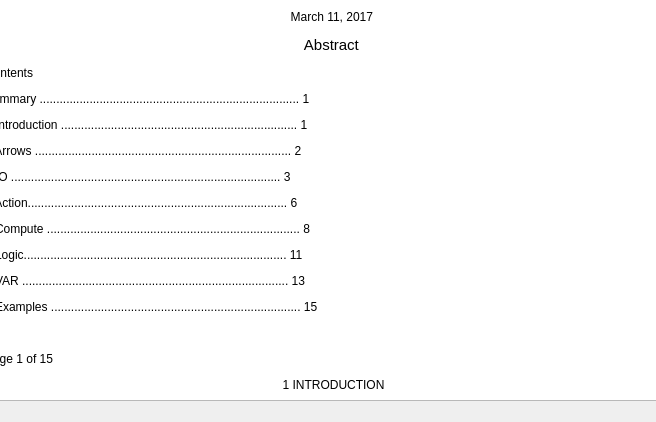
<?xml version="1.0" encoding="UTF-8"?>
<ui version="4.0">
 <class>oDocument</class>
 <widget class="QDialog" name="oDocument">
  <property name="geometry">
   <rect>
    <x>0</x>
    <y>0</y>
    <width>656</width>
    <height>422</height>
   </rect>
  </property>
  <property name="windowTitle">
   <string>Dialog</string>
  </property>
  <widget class="QTextBrowser" name="textBrowser">
   <property name="geometry">
    <rect>
     <x>-20</x>
     <y>-30</y>
     <width>721</width>
     <height>431</height>
    </rect>
   </property>
   <property name="html">
    <string>&lt;!DOCTYPE HTML PUBLIC &quot;-//W3C//DTD HTML 4.0//EN&quot; &quot;http://www.w3.org/TR/REC-html40/strict.dtd&quot;&gt;
&lt;html&gt;&lt;head&gt;&lt;meta name=&quot;qrichtext&quot; content=&quot;1&quot; /&gt;&lt;style type=&quot;text/css&quot;&gt;
p, li { white-space: pre-wrap; }
&lt;/style&gt;&lt;/head&gt;&lt;body style=&quot; font-family:'SimSun'; font-size:9pt; font-weight:400; font-style:normal;&quot; bgcolor=&quot;#ffffff&quot;&gt;
&lt;p align=&quot;center&quot; style=&quot; margin-top:12px; margin-bottom:12px; margin-left:0px; margin-right:0px; -qt-block-indent:0; text-indent:0px;&quot;&gt;&lt;span style=&quot; font-family:'Courier New'; font-size:14pt; font-weight:600;&quot;&gt;Widget Manual&lt;/span&gt;&lt;span style=&quot; font-size:14pt; font-weight:600;&quot;&gt; &lt;/span&gt;&lt;/p&gt;
&lt;p align=&quot;center&quot; style=&quot; margin-top:12px; margin-bottom:12px; margin-left:0px; margin-right:0px; -qt-block-indent:0; text-indent:0px;&quot;&gt;&lt;span style=&quot; font-family:'Courier New';&quot;&gt;March 11, 2017&lt;/span&gt; &lt;/p&gt;
&lt;p align=&quot;center&quot; style=&quot; margin-top:12px; margin-bottom:12px; margin-left:0px; margin-right:0px; -qt-block-indent:0; text-indent:0px;&quot;&gt;&lt;span style=&quot; font-family:'Courier New'; font-size:11pt;&quot;&gt;Abstract&lt;/span&gt;&lt;span style=&quot; font-size:11pt;&quot;&gt; &lt;/span&gt;&lt;/p&gt;
&lt;p style=&quot; margin-top:12px; margin-bottom:12px; margin-left:0px; margin-right:0px; -qt-block-indent:0; text-indent:0px;&quot;&gt;&lt;span style=&quot; font-family:'Courier New';&quot;&gt;Contents&lt;/span&gt; &lt;/p&gt;
&lt;p style=&quot; margin-top:12px; margin-bottom:12px; margin-left:0px; margin-right:0px; -qt-block-indent:0; text-indent:0px;&quot;&gt;&lt;span style=&quot; font-family:'Courier New';&quot;&gt;Summary .............................................................................. 1&lt;/span&gt; &lt;/p&gt;
&lt;p style=&quot; margin-top:12px; margin-bottom:12px; margin-left:0px; margin-right:0px; -qt-block-indent:0; text-indent:0px;&quot;&gt;&lt;span style=&quot; font-family:'Courier New';&quot;&gt;1 Introduction ....................................................................... 1&lt;/span&gt; &lt;/p&gt;
&lt;p style=&quot; margin-top:12px; margin-bottom:12px; margin-left:0px; margin-right:0px; -qt-block-indent:0; text-indent:0px;&quot;&gt;&lt;span style=&quot; font-family:'Courier New';&quot;&gt;2 Arrows ............................................................................. 2&lt;/span&gt; &lt;/p&gt;
&lt;p style=&quot; margin-top:12px; margin-bottom:12px; margin-left:0px; margin-right:0px; -qt-block-indent:0; text-indent:0px;&quot;&gt;&lt;span style=&quot; font-family:'Courier New';&quot;&gt;3 IO ................................................................................. 3&lt;/span&gt; &lt;/p&gt;
&lt;p style=&quot; margin-top:12px; margin-bottom:12px; margin-left:0px; margin-right:0px; -qt-block-indent:0; text-indent:0px;&quot;&gt;&lt;span style=&quot; font-family:'Courier New';&quot;&gt;4 Action.............................................................................. 6&lt;/span&gt; &lt;/p&gt;
&lt;p style=&quot; margin-top:12px; margin-bottom:12px; margin-left:0px; margin-right:0px; -qt-block-indent:0; text-indent:0px;&quot;&gt;&lt;span style=&quot; font-family:'Courier New';&quot;&gt;5 Compute ............................................................................ 8&lt;/span&gt; &lt;/p&gt;
&lt;p style=&quot; margin-top:12px; margin-bottom:12px; margin-left:0px; margin-right:0px; -qt-block-indent:0; text-indent:0px;&quot;&gt;&lt;span style=&quot; font-family:'Courier New';&quot;&gt;6 Logic............................................................................... 11&lt;/span&gt; &lt;/p&gt;
&lt;p style=&quot; margin-top:12px; margin-bottom:12px; margin-left:0px; margin-right:0px; -qt-block-indent:0; text-indent:0px;&quot;&gt;&lt;span style=&quot; font-family:'Courier New';&quot;&gt;7 VAR ................................................................................ 13&lt;/span&gt; &lt;/p&gt;
&lt;p style=&quot; margin-top:12px; margin-bottom:12px; margin-left:0px; margin-right:0px; -qt-block-indent:0; text-indent:0px;&quot;&gt;&lt;span style=&quot; font-family:'Courier New';&quot;&gt;8 Examples ........................................................................... 15&lt;/span&gt; &lt;/p&gt;
&lt;p style=&quot; margin-top:12px; margin-bottom:12px; margin-left:0px; margin-right:0px; -qt-block-indent:0; text-indent:0px;&quot;&gt;&lt;span style=&quot; font-family:'Courier New';&quot;&gt; 2&lt;/span&gt; &lt;/p&gt;
&lt;p style=&quot; margin-top:12px; margin-bottom:12px; margin-left:0px; margin-right:0px; -qt-block-indent:0; text-indent:0px;&quot;&gt;&lt;span style=&quot; font-family:'Courier New';&quot;&gt;Page 1 of 15&lt;/span&gt;&lt;/p&gt;
&lt;p align=&quot;center&quot; style=&quot; margin-top:12px; margin-bottom:12px; margin-left:0px; margin-right:0px; -qt-block-indent:0; text-indent:0px;&quot;&gt;&lt;span style=&quot; font-family:'Courier New';&quot;&gt; 1 INTRODUCTION&lt;/span&gt; &lt;/p&gt;
&lt;p style=&quot; margin-top:12px; margin-bottom:12px; margin-left:0px; margin-right:0px; -qt-block-indent:0; text-indent:0px;&quot;&gt;&lt;span style=&quot; font-family:'Courier New';&quot;&gt;1 Introduction&lt;/span&gt; &lt;/p&gt;
&lt;p style=&quot; margin-top:12px; margin-bottom:12px; margin-left:0px; margin-right:0px; -qt-block-indent:0; text-indent:0px;&quot;&gt;&lt;span style=&quot; font-family:'Courier New';&quot;&gt;Widgets are divided into five kinds with different shapes:&lt;/span&gt; &lt;/p&gt;
&lt;p style=&quot; margin-top:12px; margin-bottom:12px; margin-left:0px; margin-right:0px; -qt-block-indent:0; text-indent:0px;&quot;&gt;&lt;span style=&quot; font-family:'Courier New';&quot;&gt;_ IO&lt;/span&gt; &lt;/p&gt;
&lt;p style=&quot; margin-top:12px; margin-bottom:12px; margin-left:0px; margin-right:0px; -qt-block-indent:0; text-indent:0px;&quot;&gt;&lt;span style=&quot; font-family:'Courier New';&quot;&gt;_ Action&lt;/span&gt; &lt;/p&gt;
&lt;p style=&quot; margin-top:12px; margin-bottom:12px; margin-left:0px; margin-right:0px; -qt-block-indent:0; text-indent:0px;&quot;&gt;&lt;span style=&quot; font-family:'Courier New';&quot;&gt;_ Compute _ Logic&lt;/span&gt; &lt;/p&gt;
&lt;p style=&quot; margin-top:12px; margin-bottom:12px; margin-left:0px; margin-right:0px; -qt-block-indent:0; text-indent:0px;&quot;&gt;&lt;span style=&quot; font-family:'Courier New';&quot;&gt;_ VAR&lt;/span&gt; &lt;/p&gt;
&lt;p style=&quot; margin-top:12px; margin-bottom:12px; margin-left:0px; margin-right:0px; -qt-block-indent:0; text-indent:0px;&quot;&gt;&lt;span style=&quot; font-family:'Courier New';&quot;&gt;To connect widgets, two ways are offered.You can use: Define Arrows:&lt;/span&gt; &lt;/p&gt;
&lt;p style=&quot; margin-top:12px; margin-bottom:12px; margin-left:0px; margin-right:0px; -qt-block-indent:0; text-indent:0px;&quot;&gt;&lt;span style=&quot; font-family:'Courier New';&quot;&gt;_ OUT for output or imply the sequence to execute the program _ IN for input or imply the sequence to execute the program&lt;/span&gt; &lt;/p&gt;
&lt;p style=&quot; margin-top:12px; margin-bottom:12px; margin-left:0px; margin-right:0px; -qt-block-indent:0; text-indent:0px;&quot;&gt;&lt;span style=&quot; font-family:'Courier New';&quot;&gt;_ UP arrows that locates at the top of widgets&lt;/span&gt; &lt;/p&gt;
&lt;p style=&quot; margin-top:12px; margin-bottom:12px; margin-left:0px; margin-right:0px; -qt-block-indent:0; text-indent:0px;&quot;&gt;&lt;span style=&quot; font-family:'Courier New';&quot;&gt;_ DOWN arrows that locates at the bottom of widgets&lt;/span&gt; &lt;/p&gt;
&lt;p style=&quot; margin-top:12px; margin-bottom:12px; margin-left:0px; margin-right:0px; -qt-block-indent:0; text-indent:0px;&quot;&gt;&lt;span style=&quot; font-family:'Courier New';&quot;&gt;_ LEFT arrows that locates at the left of widgets&lt;/span&gt; &lt;/p&gt;
&lt;p style=&quot; margin-top:12px; margin-bottom:12px; margin-left:0px; margin-right:0px; -qt-block-indent:0; text-indent:0px;&quot;&gt;&lt;span style=&quot; font-family:'Courier New';&quot;&gt;_ RIGHT arrows that locates at the right of widgets&lt;/span&gt; &lt;/p&gt;
&lt;p style=&quot; margin-top:12px; margin-bottom:12px; margin-left:0px; margin-right:0px; -qt-block-indent:0; text-indent:0px;&quot;&gt;&lt;span style=&quot; font-family:'Courier New';&quot;&gt;Symbols can be combined like OUT-DOWN, meaning this arrow locates at the bottom of the widget and acts as an output of data(or just tell you the next widgets to execute).&lt;/span&gt; &lt;/p&gt;
&lt;p style=&quot; margin-top:12px; margin-bottom:12px; margin-left:0px; margin-right:0px; -qt-block-indent:0; text-indent:0px;&quot;&gt;&lt;span style=&quot; font-family:'Courier New';&quot;&gt;Or:&lt;/span&gt; &lt;/p&gt;
&lt;p style=&quot; margin-top:12px; margin-bottom:12px; margin-left:0px; margin-right:0px; -qt-block-indent:0; text-indent:0px;&quot;&gt;&lt;span style=&quot; font-family:'Courier New';&quot;&gt;Contain several widgets in a Logic, meaning applying that logic to those widgets.&lt;/span&gt; &lt;/p&gt;
&lt;p style=&quot; margin-top:12px; margin-bottom:12px; margin-left:0px; margin-right:0px; -qt-block-indent:0; text-indent:0px;&quot;&gt;&lt;span style=&quot; font-family:'Courier New';&quot;&gt; 1&lt;/span&gt; &lt;/p&gt;
&lt;p style=&quot; margin-top:12px; margin-bottom:12px; margin-left:0px; margin-right:0px; -qt-block-indent:0; text-indent:0px;&quot;&gt;&lt;span style=&quot; font-family:'Courier New';&quot;&gt;Page 2 of 15 &lt;/span&gt;&lt;/p&gt;
&lt;p align=&quot;center&quot; style=&quot; margin-top:12px; margin-bottom:12px; margin-left:0px; margin-right:0px; -qt-block-indent:0; text-indent:0px;&quot;&gt;&lt;span style=&quot; font-family:'Courier New';&quot;&gt;2 ARROWS&lt;/span&gt; &lt;/p&gt;
&lt;p style=&quot; margin-top:12px; margin-bottom:12px; margin-left:0px; margin-right:0px; -qt-block-indent:0; text-indent:0px;&quot;&gt;&lt;span style=&quot; font-family:'Courier New';&quot;&gt;  In some situations, ”brick” is used to refer to widget.&lt;/span&gt; &lt;/p&gt;
&lt;p style=&quot; margin-top:12px; margin-bottom:12px; margin-left:0px; margin-right:0px; -qt-block-indent:0; text-indent:0px;&quot;&gt;&lt;span style=&quot; font-family:'Courier New';&quot;&gt;2 Arrows&lt;/span&gt; &lt;/p&gt;
&lt;p style=&quot; margin-top:12px; margin-bottom:12px; margin-left:0px; margin-right:0px; -qt-block-indent:0; text-indent:0px;&quot;&gt;&lt;span style=&quot; font-family:'Courier New';&quot;&gt;This is a small section describing how to use arrows. In the future, it may be expanded.&lt;/span&gt; &lt;/p&gt;
&lt;p style=&quot; margin-top:12px; margin-bottom:12px; margin-left:0px; margin-right:0px; -qt-block-indent:0; text-indent:0px;&quot;&gt;&lt;span style=&quot; font-family:'Courier New';&quot;&gt;Arrows can be joint or separated as following:&lt;/span&gt; &lt;/p&gt;
&lt;p style=&quot; margin-top:12px; margin-bottom:12px; margin-left:0px; margin-right:0px; -qt-block-indent:0; text-indent:0px;&quot;&gt;&lt;span style=&quot; font-family:'Courier New';&quot;&gt;2&lt;/span&gt; &lt;/p&gt;
&lt;p style=&quot; margin-top:12px; margin-bottom:12px; margin-left:0px; margin-right:0px; -qt-block-indent:0; text-indent:0px;&quot;&gt;&lt;span style=&quot; font-family:'Courier New';&quot;&gt;Page3of15&lt;/span&gt;&lt;/p&gt;
&lt;p align=&quot;center&quot; style=&quot; margin-top:12px; margin-bottom:12px; margin-left:0px; margin-right:0px; -qt-block-indent:0; text-indent:0px;&quot;&gt;&lt;span style=&quot; font-family:'Courier New';&quot;&gt; 3 IO&lt;/span&gt; &lt;/p&gt;
&lt;p style=&quot; margin-top:12px; margin-bottom:12px; margin-left:0px; margin-right:0px; -qt-block-indent:0; text-indent:0px;&quot;&gt;&lt;span style=&quot; font-family:'Courier New';&quot;&gt;  Amounts are not limited.&lt;/span&gt; &lt;/p&gt;
&lt;p style=&quot; margin-top:12px; margin-bottom:12px; margin-left:0px; margin-right:0px; -qt-block-indent:0; text-indent:0px;&quot;&gt;&lt;span style=&quot; font-family:'Courier New';&quot;&gt;While several arrows are joint, it means the next widget to execute of both ways is the same one.&lt;/span&gt; &lt;/p&gt;
&lt;p style=&quot; margin-top:12px; margin-bottom:12px; margin-left:0px; margin-right:0px; -qt-block-indent:0; text-indent:0px;&quot;&gt;&lt;span style=&quot; font-family:'Courier New';&quot;&gt;While an arrow is separated into several arrows, it means:&lt;/span&gt; &lt;/p&gt;
&lt;p style=&quot; margin-top:12px; margin-bottom:12px; margin-left:0px; margin-right:0px; -qt-block-indent:0; text-indent:0px;&quot;&gt;&lt;span style=&quot; font-family:'Courier New';&quot;&gt;_ The value/variable is conveyed to several widgets&lt;/span&gt; &lt;/p&gt;
&lt;p style=&quot; margin-top:12px; margin-bottom:12px; margin-left:0px; margin-right:0px; -qt-block-indent:0; text-indent:0px;&quot;&gt;&lt;span style=&quot; font-family:'Courier New';&quot;&gt;_ The next widgets to execute are more than one. It’s shall be informed that this way is how we realize parallel performing.&lt;/span&gt; &lt;/p&gt;
&lt;p style=&quot; margin-top:12px; margin-bottom:12px; margin-left:0px; margin-right:0px; -qt-block-indent:0; text-indent:0px;&quot;&gt;&lt;span style=&quot; font-family:'Courier New';&quot;&gt;At least one of the functions above works.&lt;/span&gt; &lt;/p&gt;
&lt;p style=&quot; margin-top:12px; margin-bottom:12px; margin-left:0px; margin-right:0px; -qt-block-indent:0; text-indent:0px;&quot;&gt;&lt;span style=&quot; font-family:'Courier New';&quot;&gt;3 IO&lt;/span&gt; &lt;/p&gt;
&lt;p style=&quot; margin-top:12px; margin-bottom:12px; margin-left:0px; margin-right:0px; -qt-block-indent:0; text-indent:0px;&quot;&gt;&lt;span style=&quot; font-family:'Courier New';&quot;&gt;An IO consists of three parts:&lt;/span&gt; &lt;/p&gt;
&lt;p style=&quot; margin-top:12px; margin-bottom:12px; margin-left:0px; margin-right:0px; -qt-block-indent:0; text-indent:0px;&quot;&gt;&lt;span style=&quot; font-family:'Courier New';&quot;&gt;_ Identity region. To identify what’s it(not realized yet).&lt;/span&gt; &lt;/p&gt;
&lt;p style=&quot; margin-top:12px; margin-bottom:12px; margin-left:0px; margin-right:0px; -qt-block-indent:0; text-indent:0px;&quot;&gt;&lt;span style=&quot; font-family:'Courier New';&quot;&gt;_ Variable region. To define a variable or designate a certain variable. Also be used to output the variables. See in eg1.eps. More functions may be realized later.&lt;/span&gt; &lt;/p&gt;
&lt;p style=&quot; margin-top:12px; margin-bottom:12px; margin-left:0px; margin-right:0px; -qt-block-indent:0; text-indent:0px;&quot;&gt;&lt;span style=&quot; font-family:'Courier New';&quot;&gt;3&lt;/span&gt; &lt;/p&gt;
&lt;p style=&quot; margin-top:12px; margin-bottom:12px; margin-left:0px; margin-right:0px; -qt-block-indent:0; text-indent:0px;&quot;&gt;&lt;span style=&quot; font-family:'Courier New';&quot;&gt;Page4of15 3 IO _ Acceptance region. To accept the parameters needed for an IO to work.&lt;/span&gt; &lt;/p&gt;
&lt;p style=&quot; margin-top:12px; margin-bottom:12px; margin-left:0px; margin-right:0px; -qt-block-indent:0; text-indent:0px;&quot;&gt;&lt;span style=&quot; font-family:'Courier New';&quot;&gt;An IO can only have a limited amount of variables. If more are defined, former ones will be deleted. Them can be output individually.&lt;/span&gt; &lt;/p&gt;
&lt;p style=&quot; margin-top:12px; margin-bottom:12px; margin-left:0px; margin-right:0px; -qt-block-indent:0; text-indent:0px;&quot;&gt;&lt;span style=&quot; font-family:'Courier New';&quot;&gt;Variables need definition only once. If it is contained in a Logic like while, though the body is executed more than once, the variable is defined only at the first time when the IO is detected.&lt;/span&gt; &lt;/p&gt;
&lt;p style=&quot; margin-top:12px; margin-bottom:12px; margin-left:0px; margin-right:0px; -qt-block-indent:0; text-indent:0px;&quot;&gt;&lt;span style=&quot; font-family:'Courier New';&quot;&gt;IO bricks should have at least one arrow(RIGHT-OUT arrow). Those RIGHT- OUT arrows are used for data transmission and cannot be other kinds. The UPs or DOWNs just imply execution sequence.&lt;/span&gt; &lt;/p&gt;
&lt;p style=&quot; margin-top:12px; margin-bottom:12px; margin-left:0px; margin-right:0px; -qt-block-indent:0; text-indent:0px;&quot;&gt;&lt;span style=&quot; font-family:'Courier New';&quot;&gt; 4&lt;/span&gt; &lt;/p&gt;
&lt;p style=&quot; margin-top:12px; margin-bottom:12px; margin-left:0px; margin-right:0px; -qt-block-indent:0; text-indent:0px;&quot;&gt;&lt;span style=&quot; font-family:'Courier New';&quot;&gt;Page5of15&lt;/span&gt; &lt;/p&gt;
&lt;p style=&quot; margin-top:12px; margin-bottom:12px; margin-left:0px; margin-right:0px; -qt-block-indent:0; text-indent:0px;&quot;&gt;&lt;span style=&quot; font-family:'Courier New';&quot;&gt;3 IO&lt;/span&gt; &lt;/p&gt;
&lt;p style=&quot; margin-top:12px; margin-bottom:12px; margin-left:0px; margin-right:0px; -qt-block-indent:0; text-indent:0px;&quot;&gt;&lt;span style=&quot; font-family:'Courier New';&quot;&gt;  5&lt;/span&gt; &lt;/p&gt;
&lt;p style=&quot; margin-top:12px; margin-bottom:12px; margin-left:0px; margin-right:0px; -qt-block-indent:0; text-indent:0px;&quot;&gt;&lt;span style=&quot; font-family:'Courier New';&quot;&gt;Page 6 of 15&lt;/span&gt;&lt;/p&gt;
&lt;p align=&quot;center&quot; style=&quot; margin-top:12px; margin-bottom:12px; margin-left:0px; margin-right:0px; -qt-block-indent:0; text-indent:0px;&quot;&gt;&lt;span style=&quot; font-family:'Courier New';&quot;&gt; 4 ACTION&lt;/span&gt; &lt;/p&gt;
&lt;p style=&quot; margin-top:12px; margin-bottom:12px; margin-left:0px; margin-right:0px; -qt-block-indent:0; text-indent:0px;&quot;&gt;&lt;span style=&quot; font-family:'Courier New';&quot;&gt;4 Action&lt;/span&gt; &lt;/p&gt;
&lt;p style=&quot; margin-top:12px; margin-bottom:12px; margin-left:0px; margin-right:0px; -qt-block-indent:0; text-indent:0px;&quot;&gt;&lt;span style=&quot; font-family:'Courier New';&quot;&gt;An Action consists of three parts:&lt;/span&gt; &lt;/p&gt;
&lt;p style=&quot; margin-top:12px; margin-bottom:12px; margin-left:0px; margin-right:0px; -qt-block-indent:0; text-indent:0px;&quot;&gt;&lt;span style=&quot; font-family:'Courier New';&quot;&gt;_ Action region. To store various commands.&lt;/span&gt; &lt;/p&gt;
&lt;p style=&quot; margin-top:12px; margin-bottom:12px; margin-left:0px; margin-right:0px; -qt-block-indent:0; text-indent:0px;&quot;&gt;&lt;span style=&quot; font-family:'Courier New';&quot;&gt;_ Selection region. To choose from some options or type in certain value. _ Acceptance region. To accept the parameters to take the action.&lt;/span&gt; &lt;/p&gt;
&lt;p style=&quot; margin-top:12px; margin-bottom:12px; margin-left:0px; margin-right:0px; -qt-block-indent:0; text-indent:0px;&quot;&gt;&lt;span style=&quot; font-family:'Courier New';&quot;&gt;Actions should have IN arrows, OUT arrows or both. UP and DOWN ar- rows are used to connect two Action bricks. Actions are executed in series.&lt;/span&gt; &lt;/p&gt;
&lt;p style=&quot; margin-top:12px; margin-bottom:12px; margin-left:0px; margin-right:0px; -qt-block-indent:0; text-indent:0px;&quot;&gt;&lt;span style=&quot; font-family:'Courier New';&quot;&gt;Here is an envisagement for future:&lt;/span&gt; &lt;/p&gt;
&lt;p style=&quot; margin-top:12px; margin-bottom:12px; margin-left:0px; margin-right:0px; -qt-block-indent:0; text-indent:0px;&quot;&gt;&lt;span style=&quot; font-family:'Courier New';&quot;&gt;IO bricks are permitted to connect to Action bricks in some situations. That happens when the vehicle needs a parameter to act and that action cannot be breakdown into more detailed widgets. In that case, LEFT or RIGHT arrows are placed and IOs shall be executed before an Action.&lt;/span&gt; &lt;/p&gt;
&lt;p style=&quot; margin-top:12px; margin-bottom:12px; margin-left:0px; margin-right:0px; -qt-block-indent:0; text-indent:0px;&quot;&gt;&lt;span style=&quot; font-family:'Courier New';&quot;&gt; 6&lt;/span&gt; &lt;/p&gt;
&lt;p style=&quot; margin-top:12px; margin-bottom:12px; margin-left:0px; margin-right:0px; -qt-block-indent:0; text-indent:0px;&quot;&gt;&lt;span style=&quot; font-family:'Courier New';&quot;&gt;Page 7 of 15&lt;/span&gt; &lt;/p&gt;
&lt;p style=&quot; margin-top:12px; margin-bottom:12px; margin-left:0px; margin-right:0px; -qt-block-indent:0; text-indent:0px;&quot;&gt;&lt;span style=&quot; font-family:'Courier New';&quot;&gt;4 ACTION&lt;/span&gt; &lt;/p&gt;
&lt;p style=&quot; margin-top:12px; margin-bottom:12px; margin-left:0px; margin-right:0px; -qt-block-indent:0; text-indent:0px;&quot;&gt;&lt;span style=&quot; font-family:'Courier New';&quot;&gt;  7&lt;/span&gt; &lt;/p&gt;
&lt;p style=&quot; margin-top:12px; margin-bottom:12px; margin-left:0px; margin-right:0px; -qt-block-indent:0; text-indent:0px;&quot;&gt;&lt;span style=&quot; font-family:'Courier New';&quot;&gt;Page 8 of 15&lt;/span&gt;&lt;/p&gt;
&lt;p align=&quot;center&quot; style=&quot; margin-top:12px; margin-bottom:12px; margin-left:0px; margin-right:0px; -qt-block-indent:0; text-indent:0px;&quot;&gt;&lt;span style=&quot; font-family:'Courier New';&quot;&gt; 5 COMPUTE&lt;/span&gt; &lt;/p&gt;
&lt;p style=&quot; margin-top:12px; margin-bottom:12px; margin-left:0px; margin-right:0px; -qt-block-indent:0; text-indent:0px;&quot;&gt;&lt;span style=&quot; font-family:'Courier New';&quot;&gt;5 Compute&lt;/span&gt; &lt;/p&gt;
&lt;p style=&quot; margin-top:12px; margin-bottom:12px; margin-left:0px; margin-right:0px; -qt-block-indent:0; text-indent:0px;&quot;&gt;&lt;span style=&quot; font-family:'Courier New';&quot;&gt;A Compute consists of three parts:&lt;/span&gt; &lt;/p&gt;
&lt;p style=&quot; margin-top:12px; margin-bottom:12px; margin-left:0px; margin-right:0px; -qt-block-indent:0; text-indent:0px;&quot;&gt;&lt;span style=&quot; font-family:'Courier New';&quot;&gt;_ IN region. To accept the data comes from IO,VAR or Compute. Only one&lt;/span&gt; &lt;/p&gt;
&lt;p style=&quot; margin-top:12px; margin-bottom:12px; margin-left:0px; margin-right:0px; -qt-block-indent:0; text-indent:0px;&quot;&gt;&lt;span style=&quot; font-family:'Courier New';&quot;&gt;port.&lt;/span&gt; &lt;/p&gt;
&lt;p style=&quot; margin-top:12px; margin-bottom:12px; margin-left:0px; margin-right:0px; -qt-block-indent:0; text-indent:0px;&quot;&gt;&lt;span style=&quot; font-family:'Courier New';&quot;&gt;_ OUT region. To output the result of calculation. Only one port. _ Calculation region. Imply what this widget can do.&lt;/span&gt; &lt;/p&gt;
&lt;p style=&quot; margin-top:12px; margin-bottom:12px; margin-left:0px; margin-right:0px; -qt-block-indent:0; text-indent:0px;&quot;&gt;&lt;span style=&quot; font-family:'Courier New';&quot;&gt;Only support several modes of operation, considering that middle school students use little advanced expression.&lt;/span&gt; &lt;/p&gt;
&lt;p style=&quot; margin-top:12px; margin-bottom:12px; margin-left:0px; margin-right:0px; -qt-block-indent:0; text-indent:0px;&quot;&gt;&lt;span style=&quot; font-family:'Courier New';&quot;&gt;Each Compute has only one compute sign.&lt;/span&gt; &lt;/p&gt;
&lt;p style=&quot; margin-top:12px; margin-bottom:12px; margin-left:0px; margin-right:0px; -qt-block-indent:0; text-indent:0px;&quot;&gt;&lt;span style=&quot; font-family:'Courier New';&quot;&gt;Must have IN arrow. Some have a port for constant, where you can type in your own value.&lt;/span&gt; &lt;/p&gt;
&lt;p style=&quot; margin-top:12px; margin-bottom:12px; margin-left:0px; margin-right:0px; -qt-block-indent:0; text-indent:0px;&quot;&gt;&lt;span style=&quot; font-family:'Courier New';&quot;&gt; 8&lt;/span&gt; &lt;/p&gt;
&lt;p style=&quot; margin-top:12px; margin-bottom:12px; margin-left:0px; margin-right:0px; -qt-block-indent:0; text-indent:0px;&quot;&gt;&lt;span style=&quot; font-family:'Courier New';&quot;&gt;Page 9 of 15&lt;/span&gt; &lt;/p&gt;
&lt;p style=&quot; margin-top:12px; margin-bottom:12px; margin-left:0px; margin-right:0px; -qt-block-indent:0; text-indent:0px;&quot;&gt;&lt;span style=&quot; font-family:'Courier New';&quot;&gt;5 COMPUTE&lt;/span&gt; &lt;/p&gt;
&lt;p style=&quot; margin-top:12px; margin-bottom:12px; margin-left:0px; margin-right:0px; -qt-block-indent:0; text-indent:0px;&quot;&gt;&lt;span style=&quot; font-family:'Courier New';&quot;&gt;  9&lt;/span&gt; &lt;/p&gt;
&lt;p style=&quot; margin-top:12px; margin-bottom:12px; margin-left:0px; margin-right:0px; -qt-block-indent:0; text-indent:0px;&quot;&gt;&lt;span style=&quot; font-family:'Courier New';&quot;&gt;Page 10 of 15&lt;/span&gt; &lt;/p&gt;
&lt;p style=&quot; margin-top:12px; margin-bottom:12px; margin-left:0px; margin-right:0px; -qt-block-indent:0; text-indent:0px;&quot;&gt;&lt;span style=&quot; font-family:'Courier New';&quot;&gt;5 COMPUTE&lt;/span&gt; &lt;/p&gt;
&lt;p style=&quot; margin-top:12px; margin-bottom:12px; margin-left:0px; margin-right:0px; -qt-block-indent:0; text-indent:0px;&quot;&gt;&lt;span style=&quot; font-family:'Courier New';&quot;&gt;  10&lt;/span&gt; &lt;/p&gt;
&lt;p style=&quot; margin-top:12px; margin-bottom:12px; margin-left:0px; margin-right:0px; -qt-block-indent:0; text-indent:0px;&quot;&gt;&lt;span style=&quot; font-family:'Courier New';&quot;&gt;Page 11 of 15&lt;/span&gt;&lt;/p&gt;
&lt;p align=&quot;center&quot; style=&quot; margin-top:12px; margin-bottom:12px; margin-left:0px; margin-right:0px; -qt-block-indent:0; text-indent:0px;&quot;&gt;&lt;span style=&quot; font-family:'Courier New';&quot;&gt; 6 LOGIC&lt;/span&gt; &lt;/p&gt;
&lt;p style=&quot; margin-top:12px; margin-bottom:12px; margin-left:0px; margin-right:0px; -qt-block-indent:0; text-indent:0px;&quot;&gt;&lt;span style=&quot; font-family:'Courier New';&quot;&gt;6 Logic&lt;/span&gt; &lt;/p&gt;
&lt;p style=&quot; margin-top:12px; margin-bottom:12px; margin-left:0px; margin-right:0px; -qt-block-indent:0; text-indent:0px;&quot;&gt;&lt;span style=&quot; font-family:'Courier New';&quot;&gt;A Logic consists of two parts:&lt;/span&gt; &lt;/p&gt;
&lt;p style=&quot; margin-top:12px; margin-bottom:12px; margin-left:0px; margin-right:0px; -qt-block-indent:0; text-indent:0px;&quot;&gt;&lt;span style=&quot; font-family:'Courier New';&quot;&gt;_ Factor region. To store logical judgement. _ Implementation region. To contain bricks.&lt;/span&gt; &lt;/p&gt;
&lt;p style=&quot; margin-top:12px; margin-bottom:12px; margin-left:0px; margin-right:0px; -qt-block-indent:0; text-indent:0px;&quot;&gt;&lt;span style=&quot; font-family:'Courier New';&quot;&gt;Bricks to be executed should be placed inside the Logic and all kinds of widgets can be contained. It’s worth noting that Logic can also be nested in another Logic.&lt;/span&gt; &lt;/p&gt;
&lt;p style=&quot; margin-top:12px; margin-bottom:12px; margin-left:0px; margin-right:0px; -qt-block-indent:0; text-indent:0px;&quot;&gt;&lt;span style=&quot; font-family:'Courier New';&quot;&gt;Logic shouldn’t have OUT arrows. But they may have an IN arrow for their factors(point to factor region). Some special Logic are exclusive and commented additionally.&lt;/span&gt; &lt;/p&gt;
&lt;p style=&quot; margin-top:12px; margin-bottom:12px; margin-left:0px; margin-right:0px; -qt-block-indent:0; text-indent:0px;&quot;&gt;&lt;span style=&quot; font-family:'Courier New';&quot;&gt;To communicate between two Logics(not nested), use arrows to connect bricks or factor regions in those Logics.&lt;/span&gt; &lt;/p&gt;
&lt;p style=&quot; margin-top:12px; margin-bottom:12px; margin-left:0px; margin-right:0px; -qt-block-indent:0; text-indent:0px;&quot;&gt;&lt;span style=&quot; font-family:'Courier New';&quot;&gt; 11&lt;/span&gt; &lt;/p&gt;
&lt;p style=&quot; margin-top:12px; margin-bottom:12px; margin-left:0px; margin-right:0px; -qt-block-indent:0; text-indent:0px;&quot;&gt;&lt;span style=&quot; font-family:'Courier New';&quot;&gt;Page 12 of 15&lt;/span&gt; &lt;/p&gt;
&lt;p style=&quot; margin-top:12px; margin-bottom:12px; margin-left:0px; margin-right:0px; -qt-block-indent:0; text-indent:0px;&quot;&gt;&lt;span style=&quot; font-family:'Courier New';&quot;&gt;6 LOGIC&lt;/span&gt; &lt;/p&gt;
&lt;p style=&quot; margin-top:12px; margin-bottom:12px; margin-left:0px; margin-right:0px; -qt-block-indent:0; text-indent:0px;&quot;&gt;&lt;span style=&quot; font-family:'Courier New';&quot;&gt;  12&lt;/span&gt; &lt;/p&gt;
&lt;p style=&quot; margin-top:12px; margin-bottom:12px; margin-left:0px; margin-right:0px; -qt-block-indent:0; text-indent:0px;&quot;&gt;&lt;span style=&quot; font-family:'Courier New';&quot;&gt;Page 13 of 15 &lt;/span&gt;&lt;/p&gt;
&lt;p align=&quot;center&quot; style=&quot; margin-top:12px; margin-bottom:12px; margin-left:0px; margin-right:0px; -qt-block-indent:0; text-indent:0px;&quot;&gt;&lt;span style=&quot; font-family:'Courier New';&quot;&gt;7 VAR&lt;/span&gt; &lt;/p&gt;
&lt;p style=&quot; margin-top:12px; margin-bottom:12px; margin-left:0px; margin-right:0px; -qt-block-indent:0; text-indent:0px;&quot;&gt;&lt;span style=&quot; font-family:'Courier New';&quot;&gt;7 VAR&lt;/span&gt; &lt;/p&gt;
&lt;p style=&quot; margin-top:12px; margin-bottom:12px; margin-left:0px; margin-right:0px; -qt-block-indent:0; text-indent:0px;&quot;&gt;&lt;span style=&quot; font-family:'Courier New';&quot;&gt;A VAR consists of two parts:&lt;/span&gt; &lt;/p&gt;
&lt;p style=&quot; margin-top:12px; margin-bottom:12px; margin-left:0px; margin-right:0px; -qt-block-indent:0; text-indent:0px;&quot;&gt;&lt;span style=&quot; font-family:'Courier New';&quot;&gt;_ Type region. To designate the type. If a constant is wanted, it should also&lt;/span&gt; &lt;/p&gt;
&lt;p style=&quot; margin-top:12px; margin-bottom:12px; margin-left:0px; margin-right:0px; -qt-block-indent:0; text-indent:0px;&quot;&gt;&lt;span style=&quot; font-family:'Courier New';&quot;&gt;be type in it like ”num 5”.&lt;/span&gt; &lt;/p&gt;
&lt;p style=&quot; margin-top:12px; margin-bottom:12px; margin-left:0px; margin-right:0px; -qt-block-indent:0; text-indent:0px;&quot;&gt;&lt;span style=&quot; font-family:'Courier New';&quot;&gt;_ Variable region. To define at most 6 variables. Initialization can be done here, like ”a=5”.&lt;/span&gt; &lt;/p&gt;
&lt;p style=&quot; margin-top:12px; margin-bottom:12px; margin-left:0px; margin-right:0px; -qt-block-indent:0; text-indent:0px;&quot;&gt;&lt;span style=&quot; font-family:'Courier New';&quot;&gt;Only variable region has arrows(IN and OUT). Each type of arrows are al- lowed only one. To output to more widgets, refer to Introduction.&lt;/span&gt; &lt;/p&gt;
&lt;p style=&quot; margin-top:12px; margin-bottom:12px; margin-left:0px; margin-right:0px; -qt-block-indent:0; text-indent:0px;&quot;&gt;&lt;span style=&quot; font-family:'Courier New';&quot;&gt;IN arrows convey the value to certain variable to initiate it. OUT arrows coney the variable to other bricks.&lt;/span&gt; &lt;/p&gt;
&lt;p style=&quot; margin-top:12px; margin-bottom:12px; margin-left:0px; margin-right:0px; -qt-block-indent:0; text-indent:0px;&quot;&gt;&lt;span style=&quot; font-family:'Courier New';&quot;&gt;If one unit is used, it means get that variable, as explained below. It’s worth noting that OUT conveys the variable not only the value!&lt;/span&gt; &lt;/p&gt;
&lt;p style=&quot; margin-top:12px; margin-bottom:12px; margin-left:0px; margin-right:0px; -qt-block-indent:0; text-indent:0px;&quot;&gt;&lt;span style=&quot; font-family:'Courier New';&quot;&gt; 13&lt;/span&gt; &lt;/p&gt;
&lt;p style=&quot; margin-top:12px; margin-bottom:12px; margin-left:0px; margin-right:0px; -qt-block-indent:0; text-indent:0px;&quot;&gt;&lt;span style=&quot; font-family:'Courier New';&quot;&gt;Page 14 of 15&lt;/span&gt; &lt;/p&gt;
&lt;p style=&quot; margin-top:12px; margin-bottom:12px; margin-left:0px; margin-right:0px; -qt-block-indent:0; text-indent:0px;&quot;&gt;&lt;span style=&quot; font-family:'Courier New';&quot;&gt;7 VAR&lt;/span&gt; &lt;/p&gt;
&lt;p style=&quot; margin-top:12px; margin-bottom:12px; margin-left:0px; margin-right:0px; -qt-block-indent:0; text-indent:0px;&quot;&gt;&lt;span style=&quot; font-family:'Courier New';&quot;&gt;  14&lt;/span&gt; &lt;/p&gt;
&lt;p style=&quot; margin-top:12px; margin-bottom:12px; margin-left:0px; margin-right:0px; -qt-block-indent:0; text-indent:0px;&quot;&gt;&lt;span style=&quot; font-family:'Courier New';&quot;&gt;Page 15 of 15&lt;/span&gt; &lt;/p&gt;
&lt;p align=&quot;center&quot; style=&quot; margin-top:12px; margin-bottom:12px; margin-left:0px; margin-right:0px; -qt-block-indent:0; text-indent:0px;&quot;&gt;&lt;span style=&quot; font-family:'Courier New';&quot;&gt;8 Examples&lt;/span&gt; &lt;/p&gt;
&lt;p style=&quot; margin-top:12px; margin-bottom:12px; margin-left:0px; margin-right:0px; -qt-block-indent:0; text-indent:0px;&quot;&gt;&lt;span style=&quot; font-family:'Courier New';&quot;&gt;Only one provided yet.&lt;/span&gt; &lt;/p&gt;
&lt;p style=&quot; margin-top:12px; margin-bottom:12px; margin-left:0px; margin-right:0px; -qt-block-indent:0; text-indent:0px;&quot;&gt;&lt;span style=&quot; font-family:'Courier New';&quot;&gt;8 EXAMPLES&lt;/span&gt; &lt;/p&gt;
&lt;p style=&quot; margin-top:12px; margin-bottom:12px; margin-left:0px; margin-right:0px; -qt-block-indent:0; text-indent:0px;&quot;&gt;&lt;span style=&quot; font-family:'Courier New';&quot;&gt;  15&lt;/span&gt; &lt;/p&gt;&lt;/body&gt;&lt;/html&gt;</string>
   </property>
  </widget>
 </widget>
 <resources/>
 <connections/>
</ui>
